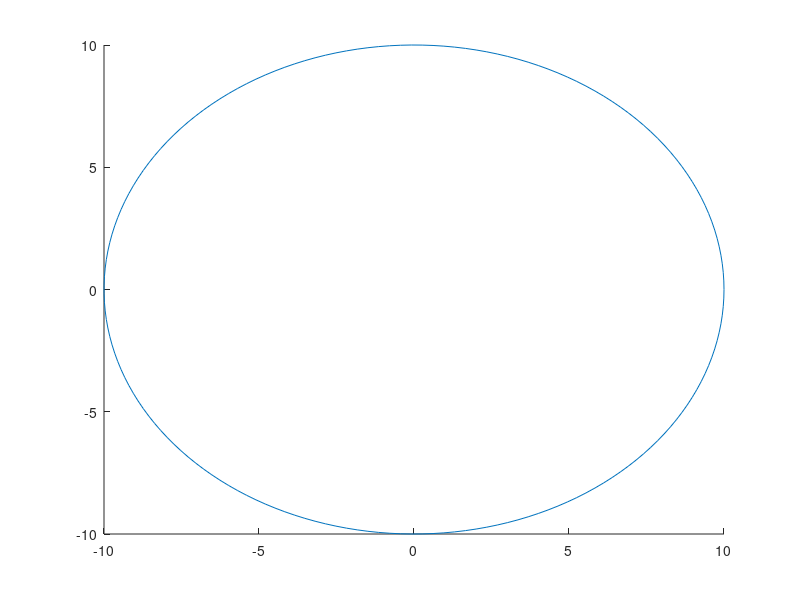

This figure's MATLAB source:
hold on;

radius = 10;
height = 100;
segments = 180;

theta = linspace(0, 2 * pi, segments);
points = zeros(segments,3,2);

points(:,1,1) = radius .* cos(theta);
points(:,2,1) = radius .* sin(theta);
points(:,3,1) = ones(1,segments) .* (height / 2);

points(:,1,2) = radius .* cos(theta);
points(:,2,2) = radius .* sin(theta);
points(:,3,2) = ones(1,segments) .* (-height / 2);

plot3(points(:,1,1),points(:,2,1),points(:,3,1));
plot3(points(:,1,2),points(:,2,2),points(:,3,2));

for i = 1 : segments
    line([points(i,1,1),points(i,1,2)],...
         [points(i,2,1),points(i,2,2)],...
         [points(i,3,1),points(i,3,2)]);
end
